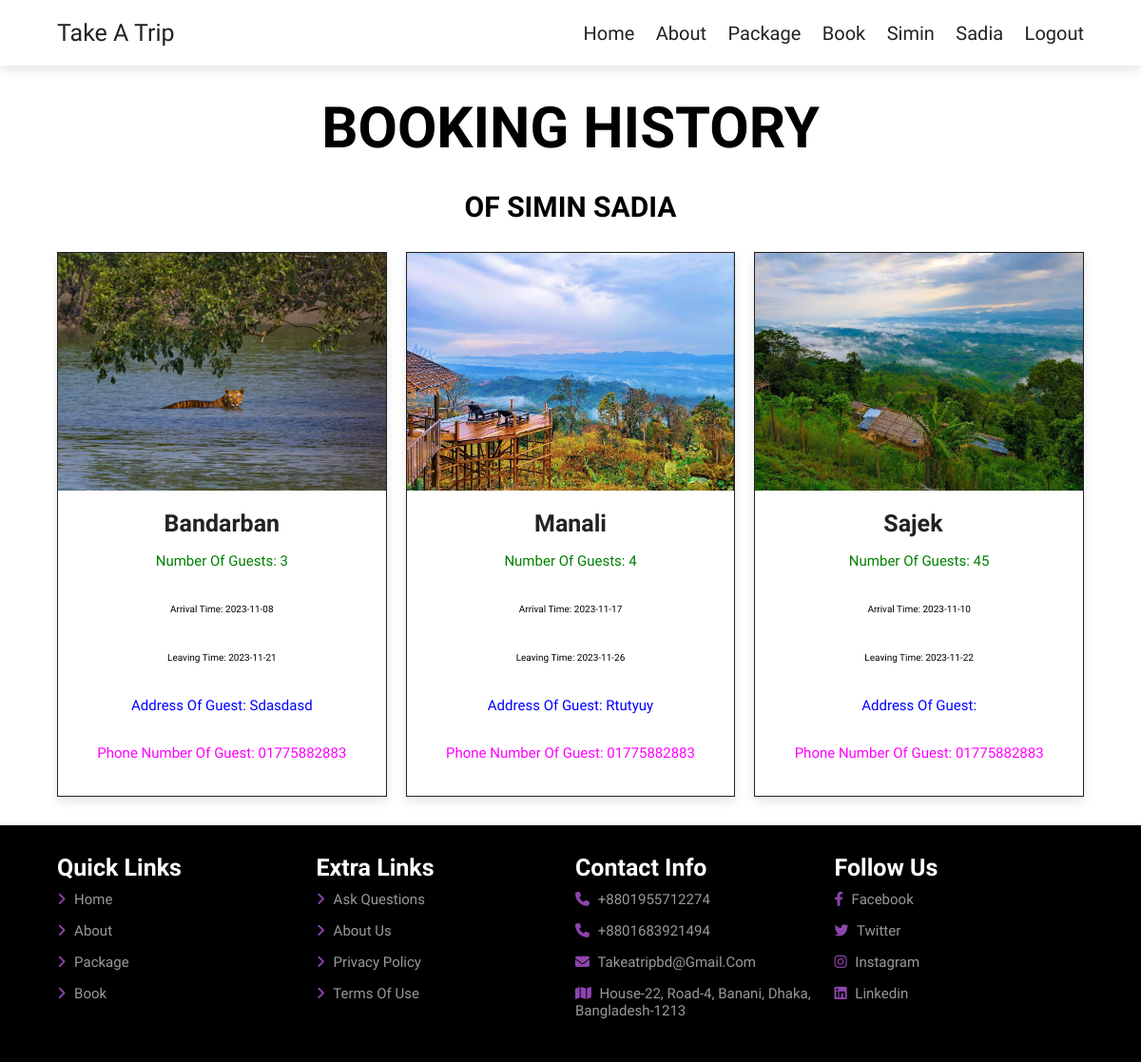
The page /booking_history.php (signed in) on the database its author committed.
### tables this page shows
CREATE TABLE `bookings` (
  `id` int(11) NOT NULL,
  `name` varchar(27) DEFAULT NULL,
  `email` varchar(27) DEFAULT NULL,
  `phone` varchar(27) DEFAULT NULL,
  `address` varchar(27) DEFAULT NULL,
  `location` varchar(27) DEFAULT NULL,
  `guests` varchar(27) DEFAULT NULL,
  `arrivals` varchar(27) DEFAULT NULL,
  `leaving` varchar(27) DEFAULT NULL
);

### booking_history.php (the view, shortened to what this page needs)
<?php
$firstname = null;
$lastname =  null;
if (isset($_SESSION['user_login'])) {
    $user = $_SESSION['user_login'];
    $firstname = $user['firstname'];
    $lastname = $user['lastname'];
    $email = $user['email'];
}
?>
<!DOCTYPE html>
<html lang="en">
<head>
    <link rel="stylesheet" href="https://cdn.jsdelivr.net/npm/swiper@8/swiper-bundle.min.css" />
    <link rel="stylesheet" href="https://cdnjs.cloudflare.com/ajax/libs/font-awesome/6.3.0/css/all.min.css">
    <link rel="stylesheet" href="style.css">
</head>
<body>
    <section class="header">
        <a href="home.php" class="logo">Take a Trip</a>
        <nav class="navbar">
            <?php
            if (null != ($firstname && $lastname)) {
                echo '
                <a href="home.php">Home</a>
                <a href="about.php">about</a>
                <a href="package.php">package</a>
                <a href="book.php">book</a>
                <a href="">' . $firstname . '</a>
                <a href="">' . $lastname . '</a>
                <a href="logout.php">Logout</a>
                ';
            }
            ?>
        </nav>
    </section>
    <section class="packages">
        <h1 class="heading-title">Booking History</h1>
        <h1 style="font-size: 300%" class="heading-title">of <?php echo $firstname;
                                                                echo $lastname; ?></h1>
        <div class="box-container">
            <?php
            require_once('admin/db.php');
            $query = "SELECT * FROM bookings WHERE email = '" . $email . "'";
            if ($result = $mysqli->query($query)) {
            }
            ?>
            <?php foreach ($result as $item) { ?>
                <div class="box">
                    <div class="image">
                        <img src="admin/<?php
                                        $query2 = "SELECT image from packages where title='" . $item['location'] . "'";
                                        if ($result2 = $mysqli->query($query2)) {
                                            $row = $result2->fetch_assoc();
                                            $image = $row["image"];
                                        }
                                        echo $image;
                                        ?>">
                    </div>
                    <div class="content">
                        <h3><?php echo $item['location'] ?></h3>
                        <p style="color: green"><?php echo "Number of Guests: ";
                                                echo $item['guests'] ?></p>
                        <p style="color: maroon"></p><?php echo "Arrival Time: ";
                                                        echo $item['arrivals'] ?></p>
                        <p style="color: maroon"></p><?php echo "Leaving Time: ";
                                                    echo $item['leaving'] ?></p>
                        <p style="color: blue"><?php echo "Address of Guest: ";
                                                echo $item['address'] ?></p>
                        <p style="color: magenta"><?php echo " Phone Number of Guest: ";
                                                    echo $item['phone'] ?></p>
                    </div>
                </div>
            <?php } ?>
        </div>
    </section>
    <section class="footer">
        <div class="box-container">
            <div class="box">
                <h3>quick links</h3>
                <a href="home.php"><i class="fas fa-angle-right"></i> home</a>
                <a href="about.php"><i class="fas fa-angle-right"></i> about</a>
                <a href="package.php"><i class="fas fa-angle-right"></i> package</a>
                <a href="book.php"><i class="fas fa-angle-right"></i> book</a>
            </div>
            <div class="box">
                <h3>extra links</h3>
                <a href="#"><i class="fas fa-angle-right"></i> ask questions</a>
                <a href="#"><i class="fas fa-angle-right"></i> about us</a>
                <a href="#"><i class="fas fa-angle-right"></i> privacy policy</a>
                <a href="#"><i class="fas fa-angle-right"></i> terms of use</a>
            </div>
            <div class="box">
                <h3>contact info</h3>
                <a href="#"><i class="fas fa-phone"></i> +8801955712274</a>
                <a href="#"><i class="fas fa-phone"></i> +8801683921494</a>
                <a href="#"><i class="fas fa-envelope"></i> takeatripbd@gmail.com</a>
                <a href="#"><i class="fas fa-map"></i> House-22, Road-4, Banani, Dhaka, Bangladesh-1213</a>
            </div>
            <div class="box">
                <h3>follow us</h3>
                <a href="#"> <i class="fab fa-facebook-f"></i> facebook</a>
                <a href="#"> <i class="fab fa-twitter"></i> twitter</a>
                <a href="#"> <i class="fab fa-instagram"></i> instagram</a>
                <a href="#"> <i class="fab fa-linkedin"></i> linkedin</a>
            </div>
        </div>
    </section>
</body>
</html>

### style.css (style rules this page uses)
:root { --main-color: #8e44ad; --black:#222; --white: #fff; --light-black: #777; --light-white: #fff9; --dark-bg: rgba(0,0,0,.7); --light-bg: #eee; --border:.1rem solid var(--black); --box-shadow:0 .5rem 1rem rgba(0,0,0,.1); --text-shadow:0 1.5rem 3rem rgba(0,0,0,.3); }
* { font-family: 'Shantell Sans', sans-serif; margin: 0; padding: 0; box-sizing: border-box; outline: none; border: none; text-decoration: none; text-transform: capitalize; }
html { font-size: 62.5%; }
section { padding: 5rem 10%; }
.heading-title { text-align: center; margin-bottom: 3rem; font-size: 6rem; text-transform: uppercase; columns: var(--black); }
.header { position: sticky; top: 0; left: 0; right: 0; z-index: 1000; background-color: var(--white); display: flex; padding-top: 2rem; padding-bottom: 2rem; box-shadow: var(--box-shadow); align-items: center; justify-content: space-between; }
.header .logo { font-size: 2.5rem; color: var(--black); }
.header .navbar a { font-size: 2rem; margin-left: 2rem; color: var(--black); }
.packages .box-container { display: grid; grid-template-columns: repeat(auto-fit, minmax(30rem, 1fr)); gap: 2rem; }
.packages .box-container .box { border: var(--border); box-shadow: var(--box-shadow); background: var(--white); display: none; }
.packages .box-container .box:nth-child(1), .packages .box-container .box:nth-child(2), .packages .box-container .box:nth-child(3), .packages .box-container .box:nth-child(4), .packages .box-container .box:nth-child(5), .packages .box-container .box:nth-child(6) { display: inline-block; }
.packages .box-container .box .image { height: 25rem; overflow: hidden; }
.packages .box-container .box .image img { height: 100%; width: 100%; object-fit: cover; transition: .2s linear; }
.packages .box-container .box .content { padding: 2rem; text-align: center; }
.packages .box-container .box .content h3 { font-size: 2.5rem; color: var(--black); }
.packages .box-container .box .content p { font-size: 1.5rem; color: var(--light-black); line-height: 2; padding: 1rem 0; }
.footer { background-color: black; }
.footer .box-container { display: grid; grid-template-columns: repeat(auto-fit, minmax(25rem, 1fr)); gap: 1rem; }
.footer .box-container .box h3 { color: var(--white); font-size: 2.5rem; padding-bottom: 1rem; }
.footer .box-container .box a { color: var(--light-white); font-size: 1.5rem; padding-bottom: 1.5rem; display: block; }
.footer .box-container .box a i { color: var(--main-color); padding-right: .5rem; transition: .2s linear; }
@media (max-width:1200px) { section { padding: 3rem 5%; } }

### rows shown on the page
bookings: shows a picture, location "Bandarban", guests "3", arrivals "2023-11-08", leaving "2023-11-21", address "Sdasdasd", phone "01775882883"
bookings: shows a picture, location "Manali", guests "4", arrivals "2023-11-17", leaving "2023-11-26", address "Rtutyuy", phone "01775882883"
bookings: shows a picture, location "Sajek", guests "45", arrivals "2023-11-10", leaving "2023-11-22", phone "01775882883"

### other values the page prints
$firstname "Simin"
$lastname "Sadia"
$firstname "SIMIN"
$lastname "SADIA"
